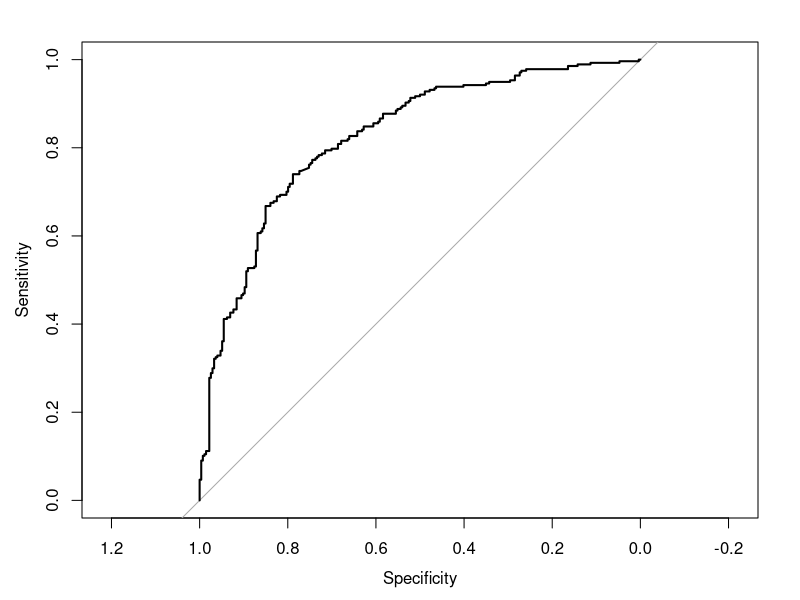

The R script that drew this image:
####################################################################################################

library("dplyr")
library("ggplot2")
library("glmnet")
library("corrplot")
library("zoo")
library("pROC")

#####################################################################################################


######################## predict gender using activities ###############################


df = read.csv("./Week2/speeddating-aggregated.csv")

head(df)

response = data.matrix(dplyr::select(df, gender))

predictors =  data.matrix(dplyr::select(df, sports:yoga))



response_and_predictors_df = data.frame(predictors, response)

mdl = glm(gender ~ . , family = "binomial", response_and_predictors_df)

predictions = predict(mdl, response_and_predictors_df)

roc_obj = pROC::roc(response[,1], predictions)

coef(mdl)

plot(roc_obj)   #plots ROC curve

curr_auc = auc(roc_obj)





